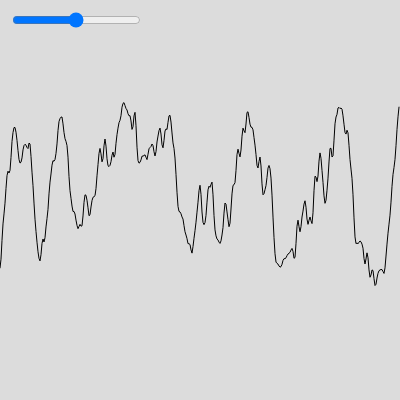
Frame 1 (no input)
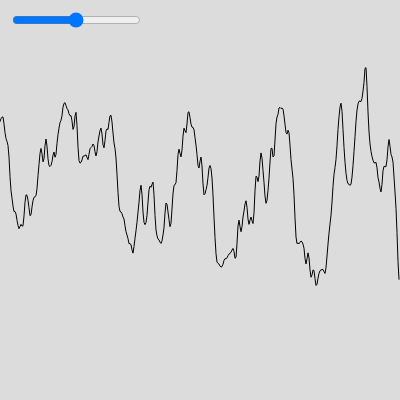
Frame 60 (no input)
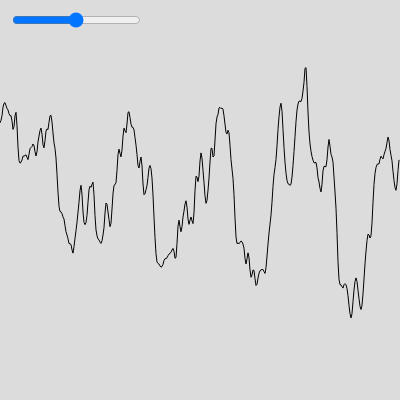
Frame 120 (the mouse pressed at the canvas centre since frame 60)

The p5.js sketch that drew these frames (run headless with seeded random() and noise() and a simulated clock; from frame 60 on, the mouse is pressed at the canvas centre):

// p5.js sketch
// ── sketch.js
"use strict";
/**************************************************************************
  P5 Perlin Noise Graph
  REFERENCES:
  # Nature of Code 2nd Edition Introduction : https://nature-of-code-2nd-edition.netlify.app/introduction/
  # Dan Shiffman’s Coding Train Graphing 1D Perlin Noise Tutorial: https://youtu.be/y7sgcFhk6ZM
  created 01 Feb 2023
  modified 01 Feb 2023
  by I-Jon Hsieh
 **************************************************************************/

let xoff = 0;
let slider;

function setup() {
  createCanvas(400, 400);
  slider = createSlider(1, 100, 50);
  slider.position(10, 10);
}

function draw() {
  background(220);
  noFill();
  beginShape();
  for (let x = 0; x < width; x++) {
    vertex(x, noise(((xoff + x) * slider.value()) / 1000) * height);
  }
  endShape();

  xoff++;
}
